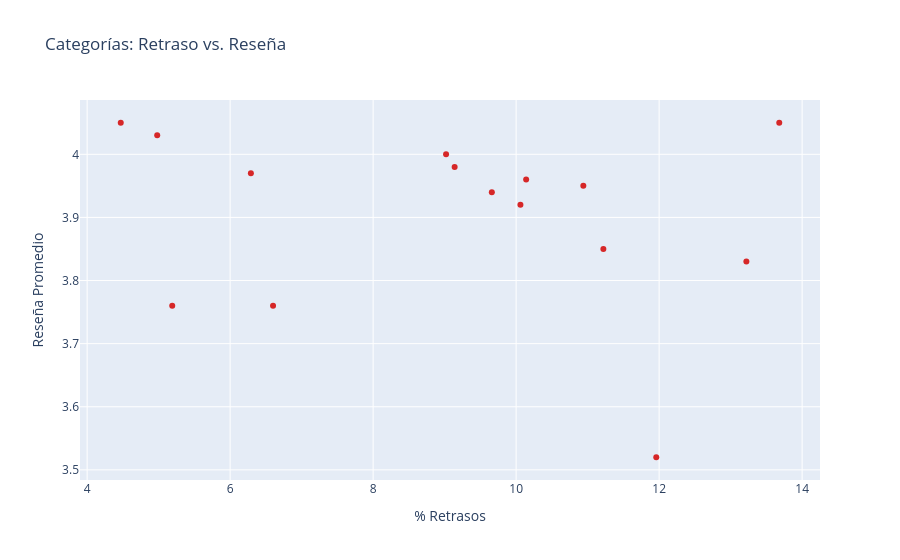

This figure's notebook cell:
### Markdown cell above
## Pregunta 4: ¿Qué categorías tienen la peor reseña y si está asociada a retrasos?

### Code cell
# Consulta de categorías (para el gráfico de dispersión de la US-16)
query_cat = """
    SELECT 
        COALESCE(pct.product_category_name_english, p.product_category_name) AS categoria,
        ROUND(AVG(r.review_score), 2) AS resena_promedio,
        ROUND((SUM(CASE WHEN o.order_delivered_customer_date > o.order_estimated_delivery_date THEN 1 ELSE 0 END) * 100.0 / COUNT(DISTINCT o.order_id)), 2) AS porcentaje_tardios
    FROM order_items oi
    JOIN products p ON oi.product_id = p.product_id
    LEFT JOIN product_category_name_translation pct ON p.product_category_name = pct.product_category_name
    JOIN orders o ON oi.order_id = o.order_id
    LEFT JOIN order_reviews r ON o.order_id = r.order_id
    WHERE o.order_status = 'delivered' AND p.product_category_name IS NOT NULL
    GROUP BY p.product_category_name, pct.product_category_name_english
    HAVING COUNT(DISTINCT o.order_id) > 100
    ORDER BY resena_promedio ASC
    LIMIT 15;
"""
with engine.connect() as conn:
    df_cat = pd.read_sql(query_cat, conn)

# Gráfico de dispersión
fig4 = px.scatter(df_cat, x='porcentaje_tardios', y='resena_promedio',
                  hover_name='categoria', title="Categorías: Retraso vs. Reseña",
                  labels={'porcentaje_tardios': '% Retrasos', 'resena_promedio': 'Reseña Promedio'},
                  color_discrete_sequence=['#d62728'])
fig4.show()

### Figure 1 — Plotly figure (JSON) as saved in the notebook; plotly's stock layout.template omitted (floating-point values rounded to 4 significant figures)
{"data": [{"hovertemplate": "<b>%{hovertext}</b><br><br>% Retrasos=%{x}<br>Reseña Promedio=%{y}<extra></extra>", "hovertext": ["office_furniture", "fixed_telephony", "fashion_male_clothing", "audio", "home_confort", "bed_bath_table", "furniture_living_room", "furniture_decor", "home_construction", "construction_tools_safety", "computers_accessories", "telephony", "kitchen_dining_laundry_garden_furniture", "air_conditioning", "fashion_underwear_beach"], "legendgroup": "", "marker": {"color": "#d62728", "symbol": "circle"}, "mode": "markers", "name": "", "orientation": "v", "showlegend": false, "type": "scatter", "x": [11.96, 5.19, 6.6, 13.22, 11.22, 10.06, 9.66, 10.94, 10.14, 6.29, 9.14, 9.02, 4.98, 4.47, 13.68], "xaxis": "x", "y": [3.52, 3.76, 3.76, 3.83, 3.85, 3.92, 3.94, 3.95, 3.96, 3.97, 3.98, 4, 4.03, 4.05, 4.05], "yaxis": "y"}], "layout": {"legend": {"tracegroupgap": 0}, "title": {"text": "Categorías: Retraso vs. Reseña"}, "xaxis": {"anchor": "y", "domain": [0, 1], "title": {"text": "% Retrasos"}}, "yaxis": {"anchor": "x", "domain": [0, 1], "title": {"text": "Reseña Promedio"}}}}
